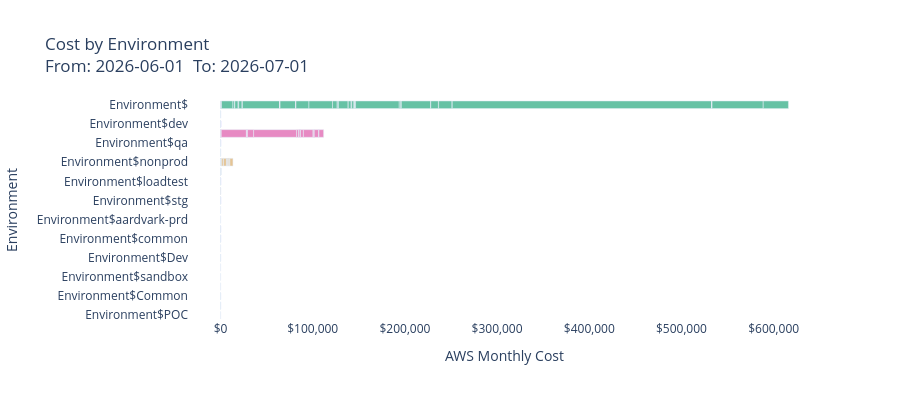

Notebook code cell kept with this figure:
### Code cell
fig_env = px.bar(
    df,
    x="Cost", y="Enviroment", color="Enviroment",
    orientation="h",
    title=f"Cost by Environment<br>From: {reportStart}  To: {reportEnd}",
    labels={"Cost": "AWS Monthly Cost", "Enviroment": "Environment"},
    height=400,
    color_discrete_sequence=px.colors.qualitative.Set2,
)
fig_env.update_xaxes(tickformat="$,.0f")
fig_env.update_layout(showlegend=False, plot_bgcolor="white", paper_bgcolor="white")
_report_figures["Cost by Environment"] = fig_env
fig_env.show()

### Figure 1 — Plotly figure (JSON) as saved in the notebook; plotly's stock layout.template omitted (floating-point values rounded to 4 significant figures)
{"data": [{"hovertemplate": "Environment=%{y}<br>AWS Monthly Cost=%{x}<extra></extra>", "legendgroup": "Environment$", "marker": {"color": "rgb(102,194,165)", "pattern": {"shape": ""}}, "name": "Environment$", "orientation": "h", "showlegend": true, "textposition": "auto", "type": "bar", "x": [0.04539, 1.338, 0.5907, 1074.0, 0.0, 7.532e-07, 12340.0, 1813.0, 91.42, -0.004141, 10.1, 153.3, 3563.0, 458.5, 25.17, 2.618, 0.0, 10.59, 168.5, 3769.0, 97.27, 188.7, 0.001314, 40230.0, 0.6881, 188.5, 154.6, 24.59, 150.3, 51.65, 0.03649, 1.807, 16900.0, 96.38, 67.72, 0.0, 0.1281, 65.46, 119.3, 14090.0, 25580.0, 5023.0, 1223.0, 26.78, 97.03, 10690.0, 2.233, 3105.0, 429.0, 94.38, 0.0, 9.082, 56.48, 2.239, 8.055, 2631.0, 4.188, 604.0, 503.0, 49.74, 77.86, 354.8, 47390.0, 2039.0, 169.3, 11.12, 13.32, 19.4, 31930.0, 9.608e-07, 1.142e-05, 8334.0, 177.0, 14660.0, 171.3, 281500.0, 1.529, 1.435, 0.4516, 57.73, 0.0008151, 236.2, 4.346, 55500.0, 27370.0], "xaxis": "x", "y": ["Environment$", "Environment$", "Environment$", "Environment$", "Environment$", "Environment$", "Environment$", "Environment$", "Environment$", "Environment$", "Environment$", "Environment$", "Environment$", "Environment$", "Environment$", "Environment$", "Environment$", "Environment$", "Environment$", "Environment$", "Environment$", "Environment$", "Environment$", "Environment$", "Environment$", "Environment$", "Environment$", "Environment$", "Environment$", "Environment$", "Environment$", "Environment$", "Environment$", "Environment$", "Environment$", "Environment$", "Environment$", "Environment$", "Environment$", "Environment$", "Environment$", "Environment$", "Environment$", "Environment$", "Environment$", "Environment$", "Environment$", "Environment$", "Environment$", "Environment$", "Environment$", "Environment$", "Environment$", "Environment$", "Environment$", "Environment$", "Environment$", "Environment$", "Environment$", "Environment$", "Environment$", "Environment$", "Environment$", "Environment$", "Environment$", "Environment$", "Environment$", "Environment$", "Environment$", "Environment$", "Environment$", "Environment$", "Environment$", "Environment$", "Environment$", "Environment$", "Environment$", "Environment$", "Environment$", "Environment$", "Environment$", "Environment$", "Environment$", "Environment$", "Environment$"], "yaxis": "y"}, {"hovertemplate": "Environment=%{y}<br>AWS Monthly Cost=%{x}<extra></extra>", "legendgroup": "Environment$demo", "marker": {"color": "rgb(252,141,98)", "pattern": {"shape": ""}}, "name": "Environment$demo", "orientation": "h", "showlegend": true, "textposition": "auto", "type": "bar", "x": [2.2e-09, 5.901e-07], "xaxis": "x", "y": ["Environment$demo", "Environment$demo"], "yaxis": "y"}, {"hovertemplate": "Environment=%{y}<br>AWS Monthly Cost=%{x}<extra></extra>", "legendgroup": "Environment$dev", "marker": {"color": "rgb(141,160,203)", "pattern": {"shape": ""}}, "name": "Environment$dev", "orientation": "h", "showlegend": true, "textposition": "auto", "type": "bar", "x": [3.3e-08, 0.8772, 0.02906, 0.6941, 0.00295, 8.485e-05, 19.9], "xaxis": "x", "y": ["Environment$dev", "Environment$dev", "Environment$dev", "Environment$dev", "Environment$dev", "Environment$dev", "Environment$dev"], "yaxis": "y"}, {"hovertemplate": "Environment=%{y}<br>AWS Monthly Cost=%{x}<extra></extra>", "legendgroup": "Environment$prod", "marker": {"color": "rgb(231,138,195)", "pattern": {"shape": ""}}, "name": "Environment$prod", "orientation": "h", "showlegend": true, "textposition": "auto", "type": "bar", "x": [86.05, 0.0, 65.58, 106.8, 84.37, 472.6, 27250.0, 181.3, 5.282, 633.1, 383.3, 6609.0, 46650.0, 2322.0, 17.72, 1692.0, 8.29, 198.3, 3110.0, 10470.0, 1293.0, 11.37, 0.0009357, 1.516, 4933.0, 169.9, 5040.0], "xaxis": "x", "y": ["Environment$prod", "Environment$prod", "Environment$prod", "Environment$prod", "Environment$prod", "Environment$prod", "Environment$prod", "Environment$prod", "Environment$prod", "Environment$prod", "Environment$prod", "Environment$prod", "Environment$prod", "Environment$prod", "Environment$prod", "Environment$prod", "Environment$prod", "Environment$prod", "Environment$prod", "Environment$prod", "Environment$prod", "Environment$prod", "Environment$prod", "Environment$prod", "Environment$prod", "Environment$prod", "Environment$prod"], "yaxis": "y"}, {"hovertemplate": "Environment=%{y}<br>AWS Monthly Cost=%{x}<extra></extra>", "legendgroup": "Environment$qa", "marker": {"color": "rgb(166,216,84)", "pattern": {"shape": ""}}, "name": "Environment$qa", "orientation": "h", "showlegend": true, "textposition": "auto", "type": "bar", "x": [0.0001034, 0.03458, 0.02604, 0.005419], "xaxis": "x", "y": ["Environment$qa", "Environment$qa", "Environment$qa", "Environment$qa"], "yaxis": "y"}, {"hovertemplate": "Environment=%{y}<br>AWS Monthly Cost=%{x}<extra></extra>", "legendgroup": "Environment$stage", "marker": {"color": "rgb(255,217,47)", "pattern": {"shape": ""}}, "name": "Environment$stage", "orientation": "h", "showlegend": true, "textposition": "auto", "type": "bar", "x": [1.32e-08, 0.01414], "xaxis": "x", "y": ["Environment$stage", "Environment$stage"], "yaxis": "y"}, {"hovertemplate": "Environment=%{y}<br>AWS Monthly Cost=%{x}<extra></extra>", "legendgroup": "Environment$nonprod", "marker": {"color": "rgb(229,196,148)", "pattern": {"shape": ""}}, "name": "Environment$nonprod", "orientation": "h", "showlegend": true, "textposition": "auto", "type": "bar", "x": [0.0, 286.3, 31.41, 71.96, 52.79, 66.14, 110.3, 94.49, 233.2, 3.52, 0.3498, 121.0, 1884.0, 394.6, 3018.0, 170.0, 6.761, 198.1, 929.9, 445.0, 493.7, 8.299, 1.162, 1348.0, 182.2, 3286.0], "xaxis": "x", "y": ["Environment$nonprod", "Environment$nonprod", "Environment$nonprod", "Environment$nonprod", "Environment$nonprod", "Environment$nonprod", "Environment$nonprod", "Environment$nonprod", "Environment$nonprod", "Environment$nonprod", "Environment$nonprod", "Environment$nonprod", "Environment$nonprod", "Environment$nonprod", "Environment$nonprod", "Environment$nonprod", "Environment$nonprod", "Environment$nonprod", "Environment$nonprod", "Environment$nonprod", "Environment$nonprod", "Environment$nonprod", "Environment$nonprod", "Environment$nonprod", "Environment$nonprod", "Environment$nonprod"], "yaxis": "y"}, {"hovertemplate": "Environment=%{y}<br>AWS Monthly Cost=%{x}<extra></extra>", "legendgroup": "Environment$Production", "marker": {"color": "rgb(179,179,179)", "pattern": {"shape": ""}}, "name": "Environment$Production", "orientation": "h", "showlegend": true, "textposition": "auto", "type": "bar", "x": [1.755, 56.94, 0.918, 14.14, 0.0895, 0.0009402, 0.1039], "xaxis": "x", "y": ["Environment$Production", "Environment$Production", "Environment$Production", "Environment$Production", "Environment$Production", "Environment$Production", "Environment$Production"], "yaxis": "y"}, {"hovertemplate": "Environment=%{y}<br>AWS Monthly Cost=%{x}<extra></extra>", "legendgroup": "Environment$loadtest", "marker": {"color": "rgb(102,194,165)", "pattern": {"shape": ""}}, "name": "Environment$loadtest", "orientation": "h", "showlegend": true, "textposition": "auto", "type": "bar", "x": [0.8798, 0.001483, 0.0898, 0.007166], "xaxis": "x", "y": ["Environment$loadtest", "Environment$loadtest", "Environment$loadtest", "Environment$loadtest"], "yaxis": "y"}, {"hovertemplate": "Environment=%{y}<br>AWS Monthly Cost=%{x}<extra></extra>", "legendgroup": "Environment$shared", "marker": {"color": "rgb(252,141,98)", "pattern": {"shape": ""}}, "name": "Environment$shared", "orientation": "h", "showlegend": true, "textposition": "auto", "type": "bar", "x": [1.738, 90.56], "xaxis": "x", "y": ["Environment$shared", "Environment$shared"], "yaxis": "y"}, {"hovertemplate": "Environment=%{y}<br>AWS Monthly Cost=%{x}<extra></extra>", "legendgroup": "Environment$stg", "marker": {"color": "rgb(141,160,203)", "pattern": {"shape": ""}}, "name": "Environment$stg", "orientation": "h", "showlegend": true, "textposition": "auto", "type": "bar", "x": [0.8772, 0.03025, 0.0895, 0.006409], "xaxis": "x", "y": ["Environment$stg", "Environment$stg", "Environment$stg", "Environment$stg"], "yaxis": "y"}, {"hovertemplate": "Environment=%{y}<br>AWS Monthly Cost=%{x}<extra></extra>", "legendgroup": "Environment$Development", "marker": {"color": "rgb(231,138,195)", "pattern": {"shape": ""}}, "name": "Environment$Development", "orientation": "h", "showlegend": true, "textposition": "auto", "type": "bar", "x": [0.003414], "xaxis": "x", "y": ["Environment$Development"], "yaxis": "y"}, {"hovertemplate": "Environment=%{y}<br>AWS Monthly Cost=%{x}<extra></extra>", "legendgroup": "Environment$aardvark-prd", "marker": {"color": "rgb(166,216,84)", "pattern": {"shape": ""}}, "name": "Environment$aardvark-prd", "orientation": "h", "showlegend": true, "textposition": "auto", "type": "bar", "x": [0.02021], "xaxis": "x", "y": ["Environment$aardvark-prd"], "yaxis": "y"}, {"hovertemplate": "Environment=%{y}<br>AWS Monthly Cost=%{x}<extra></extra>", "legendgroup": "Environment$prd", "marker": {"color": "rgb(255,217,47)", "pattern": {"shape": ""}}, "name": "Environment$prd", "orientation": "h", "showlegend": true, "textposition": "auto", "type": "bar", "x": [0.02596, 14.14, 0.0153], "xaxis": "x", "y": ["Environment$prd", "Environment$prd", "Environment$prd"], "yaxis": "y"}, {"hovertemplate": "Environment=%{y}<br>AWS Monthly Cost=%{x}<extra></extra>", "legendgroup": "Environment$common", "marker": {"color": "rgb(229,196,148)", "pattern": {"shape": ""}}, "name": "Environment$common", "orientation": "h", "showlegend": true, "textposition": "auto", "type": "bar", "x": [0.03199, 0.0895, 0.00543], "xaxis": "x", "y": ["Environment$common", "Environment$common", "Environment$common"], "yaxis": "y"}, {"hovertemplate": "Environment=%{y}<br>AWS Monthly Cost=%{x}<extra></extra>", "legendgroup": "Environment$PSFalcon", "marker": {"color": "rgb(179,179,179)", "pattern": {"shape": ""}}, "name": "Environment$PSFalcon", "orientation": "h", "showlegend": true, "textposition": "auto", "type": "bar", "x": [0.6921], "xaxis": "x", "y": ["Environment$PSFalcon"], "yaxis": "y"}, {"hovertemplate": "Environment=%{y}<br>AWS Monthly Cost=%{x}<extra></extra>", "legendgroup": "Environment$Dev", "marker": {"color": "rgb(102,194,165)", "pattern": {"shape": ""}}, "name": "Environment$Dev", "orientation": "h", "showlegend": true, "textposition": "auto", "type": "bar", "x": [0.2016, 0.0003943], "xaxis": "x", "y": ["Environment$Dev", "Environment$Dev"], "yaxis": "y"}, {"hovertemplate": "Environment=%{y}<br>AWS Monthly Cost=%{x}<extra></extra>", "legendgroup": "Environment$global", "marker": {"color": "rgb(252,141,98)", "pattern": {"shape": ""}}, "name": "Environment$global", "orientation": "h", "showlegend": true, "textposition": "auto", "type": "bar", "x": [0.4475], "xaxis": "x", "y": ["Environment$global"], "yaxis": "y"}, {"hovertemplate": "Environment=%{y}<br>AWS Monthly Cost=%{x}<extra></extra>", "legendgroup": "Environment$sandbox", "marker": {"color": "rgb(141,160,203)", "pattern": {"shape": ""}}, "name": "Environment$sandbox", "orientation": "h", "showlegend": true, "textposition": "auto", "type": "bar", "x": [0.08976], "xaxis": "x", "y": ["Environment$sandbox"], "yaxis": "y"}, {"hovertemplate": "Environment=%{y}<br>AWS Monthly Cost=%{x}<extra></extra>", "legendgroup": "Environment$test", "marker": {"color": "rgb(231,138,195)", "pattern": {"shape": ""}}, "name": "Environment$test", "orientation": "h", "showlegend": true, "textposition": "auto", "type": "bar", "x": [0.0895], "xaxis": "x", "y": ["Environment$test"], "yaxis": "y"}, {"hovertemplate": "Environment=%{y}<br>AWS Monthly Cost=%{x}<extra></extra>", "legendgroup": "Environment$Common", "marker": {"color": "rgb(166,216,84)", "pattern": {"shape": ""}}, "name": "Environment$Common", "orientation": "h", "showlegend": true, "textposition": "auto", "type": "bar", "x": [0.001496, 0.3049], "xaxis": "x", "y": ["Environment$Common", "Environment$Common"], "yaxis": "y"}, {"hovertemplate": "Environment=%{y}<br>AWS Monthly Cost=%{x}<extra></extra>", "legendgroup": "Environment$Sandbox", "marker": {"color": "rgb(255,217,47)", "pattern": {"shape": ""}}, "name": "Environment$Sandbox", "orientation": "h", "showlegend": true, "textposition": "auto", "type": "bar", "x": [5.817e-06, 0.005402], "xaxis": "x", "y": ["Environment$Sandbox", "Environment$Sandbox"], "yaxis": "y"}, {"hovertemplate": "Environment=%{y}<br>AWS Monthly Cost=%{x}<extra></extra>", "legendgroup": "Environment$POC", "marker": {"color": "rgb(229,196,148)", "pattern": {"shape": ""}}, "name": "Environment$POC", "orientation": "h", "showlegend": true, "textposition": "auto", "type": "bar", "x": [0.07933], "xaxis": "x", "y": ["Environment$POC"], "yaxis": "y"}], "layout": {"barmode": "relative", "height": 400, "legend": {"title": {"text": "Environment"}, "tracegroupgap": 0}, "paper_bgcolor": "white", "plot_bgcolor": "white", "showlegend": false, "title": {"text": "Cost by Environment<br>From: 2026-06-01  To: 2026-07-01"}, "xaxis": {"anchor": "y", "domain": [0, 1], "tickformat": "$,.0f", "title": {"text": "AWS Monthly Cost"}}, "yaxis": {"anchor": "x", "categoryarray": ["Environment$POC", "Environment$Sandbox", "Environment$Common", "Environment$test", "Environment$sandbox", "Environment$global", "Environment$Dev", "Environment$PSFalcon", "Environment$common", "Environment$prd", "Environment$aardvark-prd", "Environment$Development", "Environment$stg", "Environment$shared", "Environment$loadtest", "Environment$Production", "Environment$nonprod", "Environment$stage", "Environment$qa", "Environment$prod", "Environment$dev", "Environment$demo", "Environment$"], "categoryorder": "array", "domain": [0, 1], "title": {"text": "Environment"}}}}
